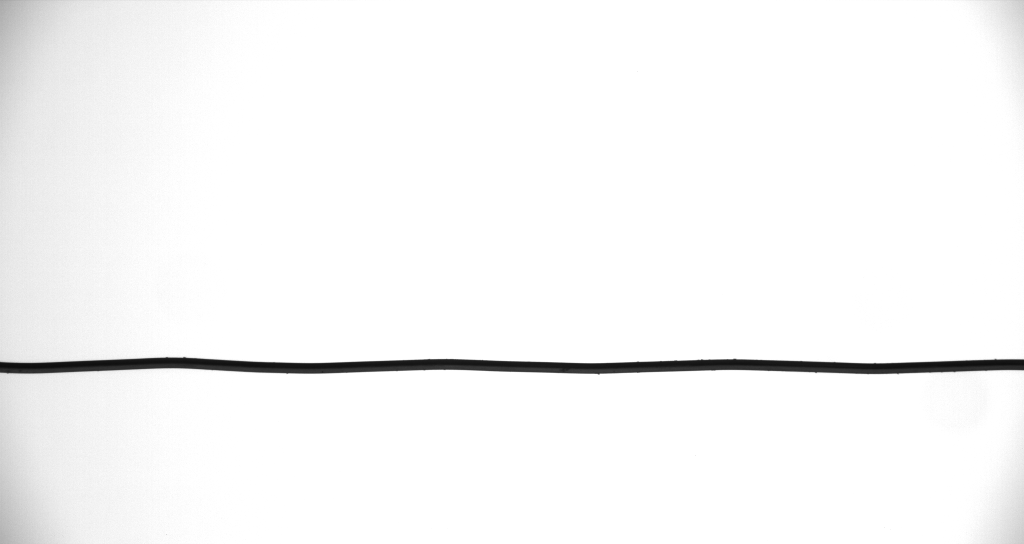
#> input picture img/153g.bmp, 2048 x 1088 px (shown at 1/2 size)
$ python TestGetWaveHeight.py
#> lines starting #> are read from the running program, lines starting #| are printed output that depends on the picture; after the words box and inside, x2 and y2 are one past the last pixel; in counts of white or black regions, pixels touching at a corner belong together
#> in test, img is the input picture: shape (1088, 2048); min 11, max 255, mean 247.5
### ImageProcessing.py
#!/usr/bin/python
# -*- coding:utf-8 -*-
# 功能:实现了输入ndarray图像，输出输出该幅图像的峰峰值的数据
# 包括直接计算和通过霍夫变换计算两种方式
# 注：输入给构造函数的图像必须是灰度图

import cv2
import numpy as np
import datetime
from scipy.optimize import curve_fit
import matplotlib.pyplot as plt
import DataProcessing as dp

class ImageProcessing:
    # 构造函数，读入图像
    # 私有变量存储：高斯模糊，模糊后二值图(反转颜色)，canny算子边缘图
    def __init__(self, image):
        self.originImg = image
        self.blurImg = cv2.GaussianBlur(self.originImg, (3, 3), 0)  # 高斯模糊
        ret, self.binaryBlurImg = cv2.threshold(self.blurImg, 125, 255, cv2.THRESH_BINARY_INV)
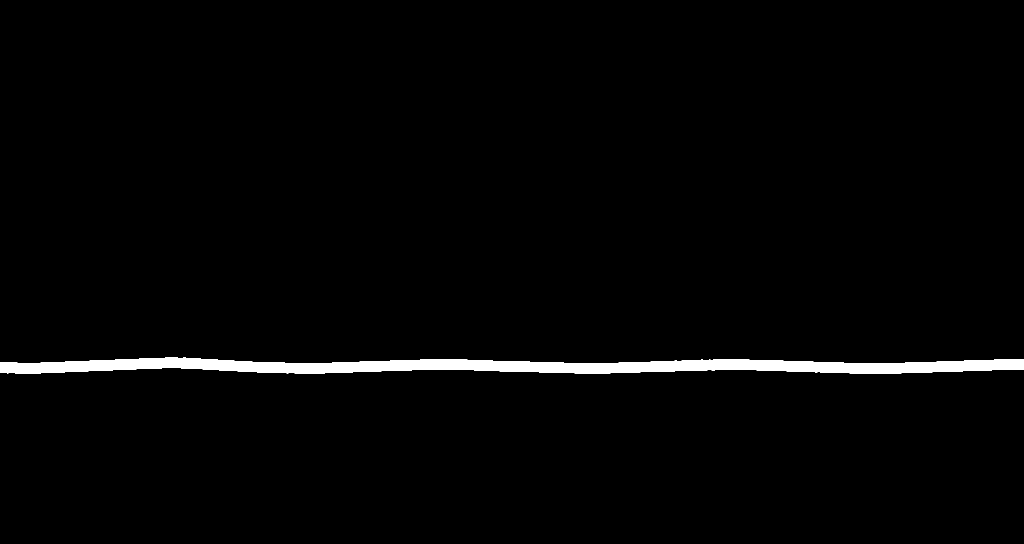
#> self.binaryBlurImg: shape (1088, 2048) (shown at 1/2 size); 1.9% white; 1 white region, box (x1, y1, x2, y2) and area: (0, 715, 2048, 748) 42461
        self.cannyImg = cv2.Canny(self.binaryBlurImg, 75, 150)  # 图像正放
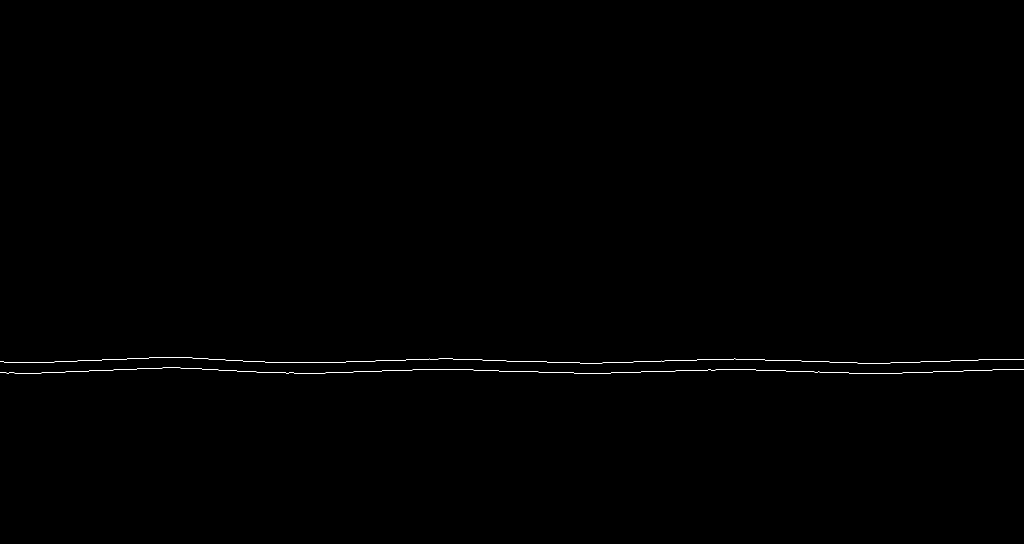
#> self.cannyImg: shape (1088, 2048) (shown at 1/2 size); 0.18% white in thin lines or dots, all inside (x1, y1, x2, y2) = (0, 714, 2048, 748)

    # 直接遍历canny边缘图，计算整幅图像的最高和最低
    # [19 lines left out: function directGetP2P, not called in this run]

    # 对已经模糊并二值化的图像进行霍夫变换
    # 提取图像中的直线，并保存直线A, B, C参数
    def doHoughTrans(self):
        img = self.binaryBlurImg
        lines = cv2.HoughLines(img, 1, np.pi/180, 100)
#> lines = 416 rows, first 8: [727, 1.57], [713, 1.59], [715, 1.59], [719, 1.59], [707, 1.59], [722, 1.59], [754, 1.55], [747, 1.55]
        if lines is None:  # 如果经过霍夫变换，发现图像中没有钢丝，直接返回False
            return False
        result = self.cannyImg.copy()
        for line in lines[0]:
            rho = line[0]
            theta = line[1]
            if (theta < (np.pi/4.0)) or (theta > (3.*np.pi/4.0)):
                pt1 = (int(rho/np.cos(theta)), 0)
                pt2 = (int((rho-result.shape[0]*np.sin(theta))/np.cos(theta)),result.shape[0])
                cv2.line(result, pt1, pt2, (0, 0, 0), 1)
            else:
                pt1 = (0, int(rho/np.sin(theta)))
                pt2 = (result.shape[1], int((rho-result.shape[1]*np.cos(theta))/np.sin(theta)))
                cv2.line(result, pt1, pt2, (0, 0, 0), 1)
#> this loop made 1 pass
#> (rho, theta, pt1, pt2) on pass 1: (727, 1.57, (0, 727), (2048, 727))

        k = (pt2[1] - pt1[1]) / (pt2[0] - pt1[0])
#> k = 0
        b = -k*pt1[0] + pt1[1]
#> b = 727
        # y=kx+b  kx-y+b=0
        self.A = k
#> self.A = 0
        self.B = -1
        self.C = b
#> self.C = 727
        # print "A=", self.A
        # print "B=", self.B
        # print "C=", self.C
        return True  # 如果图像中有钢丝，计算钢丝中心线方程，并返回True

    # 计算输入点到已得出霍夫变换直线的距离，利用点到直线距离公式
    # 注意这里的pt坐标需要自己转换清楚
    # [47 lines left out: functions calDisPointToLine, getP2PByHough, getWaveHeightBySin, not called in this run]


    def mySin(self, x, freq, amp, phase, offset):
        return amp * np.sin(freq*x + phase) + offset

    # [22 lines left out: functions doSinFit, main, not called in this run]


# [2 lines that do not run on import are left out]


# [6 lines of commented-out code are left out]

### TestGetWaveHeight.py
#!/usr/bin/python
# -*- coding:utf-8 -*-

import cv2
import matplotlib.pyplot as plt
import numpy as np
import DataProcessing as dp
import ImageProcessing


def main():
    img = cv2.imread("./img/noise2.bmp", 0)
    ip = ImageProcessing.ImageProcessing(img)
    ip.doHoughTrans()
    img = ip.cannyImg[ip.C-125:ip.C+125, :]
    topCurve, bottomCurve = dp.imgToList(img)

    maxTabTopCurve, minTabTopCurve = dp.peakdet(topCurve, 0.5)  # 通过函数直接找到极值点，包含了一些噪点。
    maxTabBottomCurve, minTabBottomCurve = dp.peakdet(bottomCurve, 0.5)

    peakTopCurve = dp.getWavePeak(maxTabTopCurve, line="TopCurve")
    peakBottomCurve = dp.getWavePeak(minTabBottomCurve, line="BottomCurve")

    waveHeight, waveLength = dp.peakPointToWavePara(peakTopCurve, peakBottomCurve)

    plt.scatter(range(len(topCurve)), topCurve, c="r", s=1)
    plt.scatter(range(len(bottomCurve)), bottomCurve, c="g", s=2)
    plt.plot(range(2048), [peakTopCurve.mean(axis=0)[1]]*2048)
    plt.plot(range(2048), [peakBottomCurve.mean(axis=0)[1]] * 2048)
    for i in range(peakTopCurve.shape[0]):
        x = [peakTopCurve[i, 0]] * 2
        y = [peakTopCurve.mean(axis=0)[1]+5, peakTopCurve.mean(axis=0)[1]-5]
        plt.plot(x, y)
    for i in range(peakBottomCurve.shape[0]):
        x = [peakBottomCurve[i, 0]] * 2
        y = [peakBottomCurve.mean(axis=0)[1]+5, peakBottomCurve.mean(axis=0)[1]-5]
        plt.plot(x, y)
    plt.show()

def test():
    img = cv2.imread("./img/153g.bmp", 0)
    ip = ImageProcessing.ImageProcessing(img)
    ip.doHoughTrans()
    img = ip.cannyImg[ip.C - 125:ip.C + 125, :]
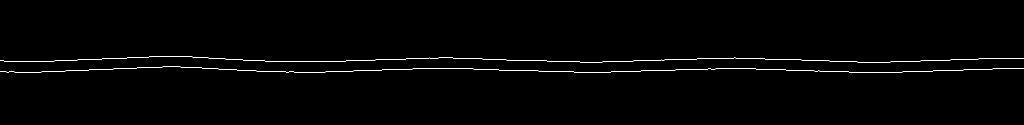
#> img: shape (250, 2048) (shown at 1/2 size); 0.8% white in thin lines or dots, all inside (x1, y1, x2, y2) = (0, 112, 2048, 146)

#> (the run stopped early here; a loop or call above may not have finished)

$ run again, with img/1033g.bmp copied over img/153g.bmp
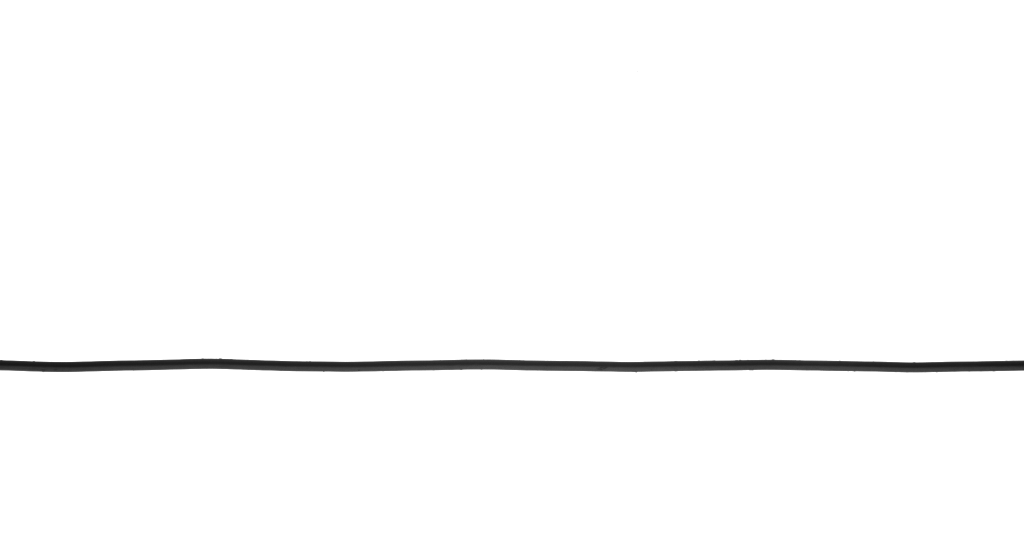
#> input picture img/1033g.bmp, 2048 x 1088 px (shown at 1/2 size)
#> in test, img is the input picture: shape (1088, 2048); min 22, max 255, mean 251.4
#> in __init__, `ret, self.binaryBlurImg = cv2.threshold(self.blurImg, 125, 255, cv2.TH..`:
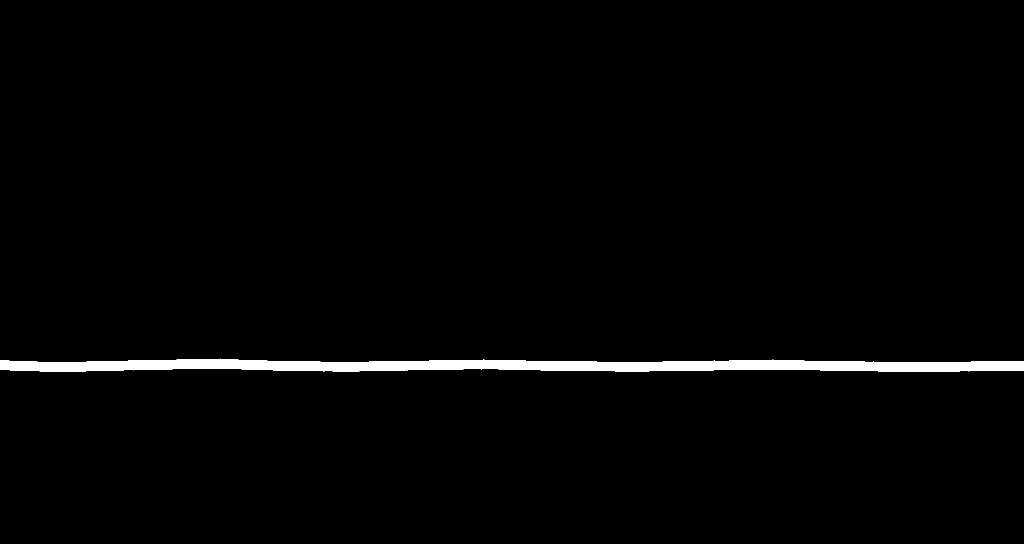
#> self.binaryBlurImg: shape (1088, 2048) (shown at 1/2 size); 1.7% white; 1 white region, box (x1, y1, x2, y2) and area: (0, 717, 2048, 744) 38198
#> self.cannyImg: shape (1088, 2048); 0.18% white in thin lines or dots, all inside (x1, y1, x2, y2) = (0, 717, 2048, 744)
#> lines = 326 rows, first 8: [725, 1.57], [711, 1.59], [713, 1.59], [705, 1.59], [707, 1.59], [716, 1.59], [718, 1.59], [743, 1.55]
#> the loop in doHoughTrans, `for line in lines[0]:` made 1 pass
#> (rho, theta, pt1, pt2) on pass 1: (725, 1.57, (0, 725), (2048, 725))
#> k = 0
#> b = 725
#> self.A = 0
#> self.C = 725
#> in test, `img = ip.cannyImg[ip.C - 125:ip.C + 125, :]`:
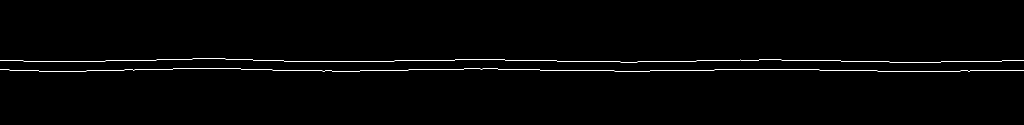
#> img: shape (250, 2048) (shown at 1/2 size); 0.8% white in thin lines or dots, all inside (x1, y1, x2, y2) = (0, 117, 2048, 144)
